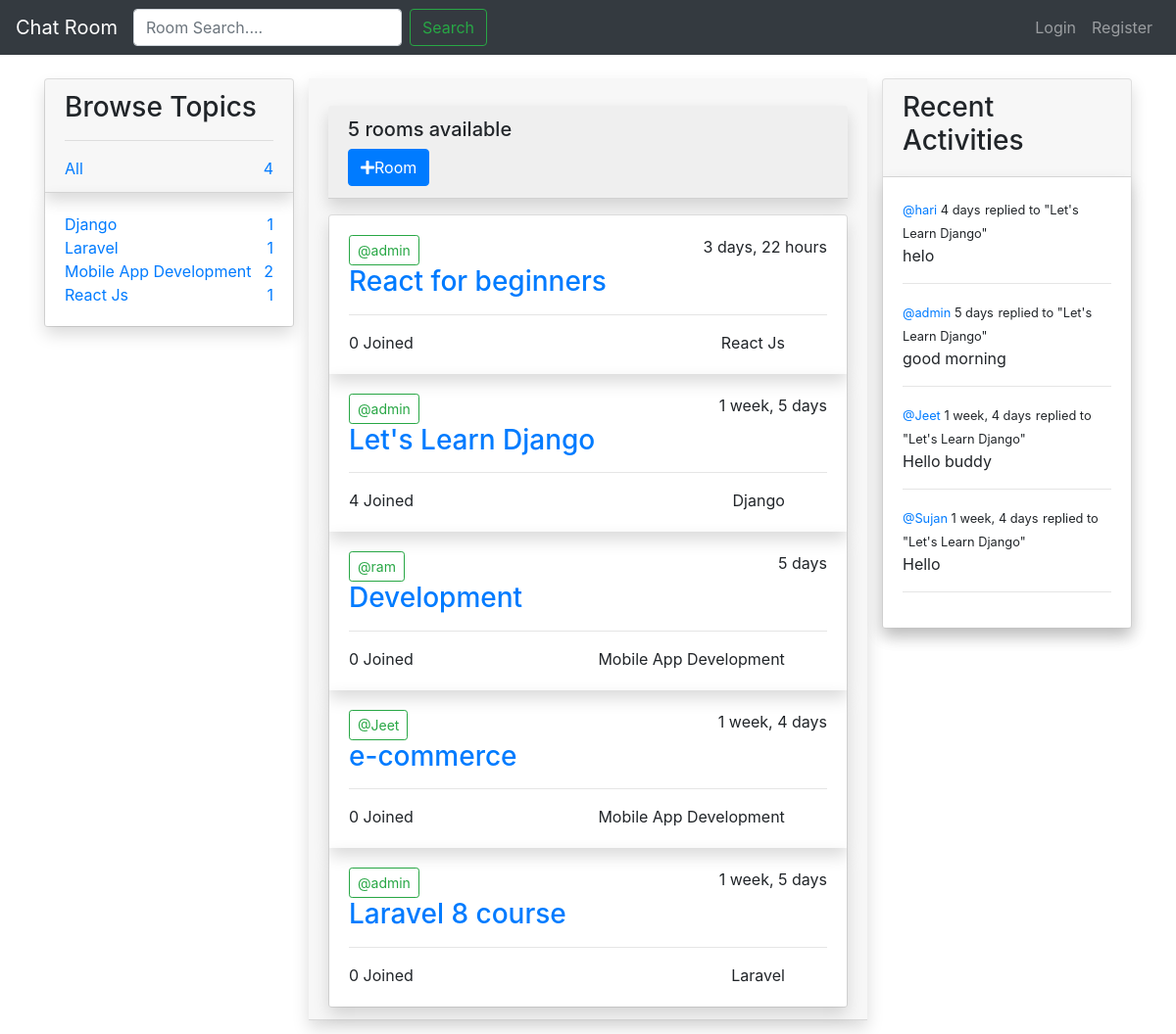
The page / on the database its author committed.
### base/models.py (models this page shows, shortened)
class Topic(models.Model):
	name = models.CharField(max_length=255)

class Room(models.Model):
	host = models.ForeignKey(User, on_delete=models.SET_NULL, null=True)
	topic = models.ForeignKey(Topic, on_delete=models.SET_NULL, null=True)
	name = models.CharField(max_length=255)
	description = models.TextField(null=True, blank=True)
	participants = models.ManyToManyField(User, related_name='participants', blank=True)
	created = models.DateTimeField(auto_now_add=True)
	updated = models.DateTimeField(auto_now=True)
	class Meta:
		ordering = ['-updated', '-created']
	def __str__(self):
		return self.name

class Message(models.Model):
	user = models.ForeignKey(User, on_delete=models.CASCADE)
	room = models.ForeignKey(Room, on_delete=models.CASCADE)
	body = models.TextField()
	created = models.DateTimeField(auto_now_add=True)
	updated = models.DateTimeField(auto_now=True)
	def __str__(self):
		return self.body[0:50]
	class Meta:
		ordering = ['-updated', '-created']

### base/views.py (the view)
# urls.py: path('', views.Home, name="home"),
def Home(request):
	q = request.GET.get('q') if request.GET.get('q') != None else ''
	rooms = Room.objects.filter(
		Q(topic__name__icontains=q) |
		Q(name__icontains=q) |
		Q(description__icontains=q)
	)
	topics = Topic.objects.all()
	room_count = rooms.count()
	room_messages = Message.objects.filter(Q(room__name__icontains=q))
	context = {
		'rooms':rooms,
		'topics':topics,
		'room_count':room_count,
		'room_messages':room_messages
	}
	return render(request, 'base/home.html', context)

### templates/base/home.html
{% extends 'main.html' %}
{% block content %}
	<div class="row my-4">
		<div class="col-md-3">
		{% include 'base/topic_component.html' %}
		</div>
		<div class="card-header shadow col-md-6">
			<div class="card-header shadow my-3">
				<h5>{{room_count}} rooms available</h5>
				<a href="{% url 'create-room' %}" class="btn btn-primary bt-square"><i class="fa fa-plus"></i>Room</a>
			</div>
			{% include 'base/feed_component.html' %}
		</div>
		<div class="col-md-3">
			{% include 'base/activity_component.html' %}
		</div>
	</div>
{% endblock %}

### templates/base/topic_component.html
<div class="card">
	<div class="card-header shadow">
		<h3>Browse Topics</h3>
		<hr>
		<a href="{% url 'home' %}">All <span class="float-right">{{topics.count}}</span></a>
	</div>
	<div class="card-body shadow">
		{% for topic in topics %}
		<div>
			<a href="{% url 'home' %}?q={{topic.name}}">{{topic.name}} <span class="float-right">{{topic.room_set.all.count}}</span></a>
		</div>
	{% endfor %}
	</div>
</div>

### templates/base/feed_component.html (shortened to what this page needs)
<div class="card">
	{% for room in rooms %}
		<div class="card-body shadow">
			<a href="{% url 'user-profile' room.host.id %}" class="btn btn-outline-success btn-sm">@{{room.host.username}}</a>
			<span class="float-right">{{room.created|timesince}}</span>
			<br>
			<h3><a class="" href="{% url 'room' room.id %}">{{room.name}}</a></h3>
			<hr>
			<div class="row">
				<div class="col-md-3">
					<span>{{room.participants.all.count}} Joined</span>
				</div>
				<div class="col-md-8"><span class="float-right">{{room.topic.name}}</span>
				</div>
			</div>
		</div>
	{% endfor %}
</div>

### templates/base/activity_component.html (shortened to what this page needs)
<div class="card shadow">
	<div class="card-header">
		<h3>Recent Activities</h3>
	</div>
	<div class="card-body shadow">
		{% for msg in room_messages %}
		<small><a href="{% url 'user-profile' msg.user.id %}">@{{msg.user}}</a>  {{msg.created|timesince}}</small>
		<small>replied to "{{msg.room}}"</small>
		<p>{{msg}}</p>
		<hr>
		{% endfor %}
	</div>
</div>

### rows shown on the page
Topic: name "Django", room_set.all.count "1"
Topic: name "Laravel", room_set.all.count "1"
Topic: name "Mobile App Development", room_set.all.count "2"
Topic: name "React Js", room_set.all.count "1"
Room: host.username "admin", created "3 days, 22 hours", name "React for beginners", participants.all.count "0", topic.name "React Js"
Room: host.username "admin", created "1 week, 5 days", name "Let's Learn Django", participants.all.count "4", topic.name "Django"
Room: host.username "ram", created "5 days", name "Development", participants.all.count "0", topic.name "Mobile App Development"
Room: host.username "Jeet", created "1 week, 4 days", name "e-commerce", participants.all.count "0", topic.name "Mobile App Development"
Room: host.username "admin", created "1 week, 5 days", name "Laravel 8 course", participants.all.count "0", topic.name "Laravel"
Message: user "hari", created "4 days", room "Let's Learn Django", body "helo"
Message: user "admin", created "5 days", room "Let's Learn Django", body "good morning"
Message: user "Jeet", created "1 week, 4 days", room "Let's Learn Django", body "Hello buddy"
Message: user "Sujan", created "1 week, 4 days", room "Let's Learn Django", body "Hello"

### other values the page prints
{{ topics.count }} "4"
{{ room_count }} "5"
